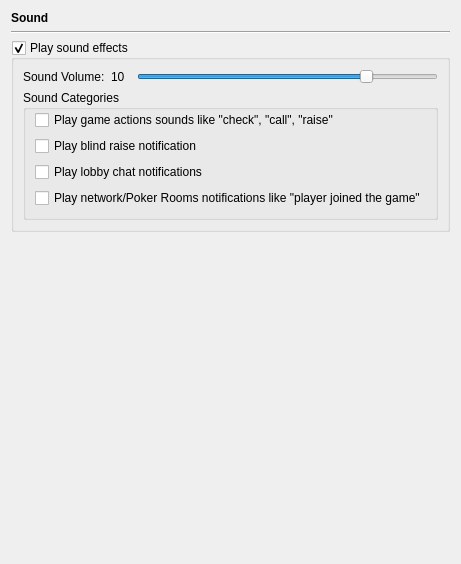
       <widget class="QWidget" name="page_6">
        <layout class="QGridLayout">
         <item row="0" column="0">
          <widget class="QLabel" name="label_26">
           <property name="styleSheet">
            <string notr="true">QLabel { font-weight: bold;  }</string>
           </property>
           <property name="text">
            <string>Sound</string>
           </property>
          </widget>
         </item>
         <item row="1" column="0">
          <widget class="Line" name="line_8">
           <property name="orientation">
            <enum>Qt::Horizontal</enum>
           </property>
          </widget>
         </item>
         <item row="2" column="0">
          <widget class="QGroupBox" name="groupBox_playSoundEffects">
           <property name="title">
            <string>Play sound effects</string>
           </property>
           <property name="checkable">
            <bool>true</bool>
           </property>
           <property name="checked">
            <bool>true</bool>
           </property>
           <layout class="QGridLayout">
            <item row="0" column="0">
             <layout class="QHBoxLayout">
              <property name="spacing">
               <number>6</number>
              </property>
              <property name="leftMargin">
               <number>0</number>
              </property>
              <property name="topMargin">
               <number>0</number>
              </property>
              <property name="rightMargin">
               <number>0</number>
              </property>
              <property name="bottomMargin">
               <number>0</number>
              </property>
              <item>
               <widget class="QLabel" name="label_25">
                <property name="text">
                 <string>Sound Volume:</string>
                </property>
               </widget>
              </item>
              <item>
               <widget class="QLabel" name="label_soundVolume">
                <property name="minimumSize">
                 <size>
                  <width>20</width>
                  <height>0</height>
                 </size>
                </property>
                <property name="text">
                 <string>10</string>
                </property>
               </widget>
              </item>
              <item>
               <widget class="QSlider" name="horizontalSlider_soundVolume">
                <property name="minimum">
                 <number>1</number>
                </property>
                <property name="maximum">
                 <number>10</number>
                </property>
                <property name="value">
                 <number>8</number>
                </property>
                <property name="orientation">
                 <enum>Qt::Horizontal</enum>
                </property>
               </widget>
              </item>
             </layout>
            </item>
            <item row="1" column="0">
             <widget class="QGroupBox" name="groupBox_10">
              <property name="title">
               <string>Sound Categories </string>
              </property>
              <layout class="QGridLayout">
               <property name="topMargin">
                <number>0</number>
               </property>
               <item row="0" column="0">
                <widget class="QCheckBox" name="checkBox_playGameActions">
                 <property name="text">
                  <string>Play game actions sounds like &quot;check&quot;, &quot;call&quot;, &quot;raise&quot;</string>
                 </property>
                </widget>
               </item>
               <item row="2" column="0">
                <widget class="QCheckBox" name="checkBox_playLobbyChatNotification">
                 <property name="text">
                  <string>Play lobby chat notifications</string>
                 </property>
                </widget>
               </item>
               <item row="3" column="0">
                <widget class="QCheckBox" name="checkBox_playNetworkGameNotification">
                 <property name="text">
                  <string>Play network/Poker Rooms notifications like &quot;player joined the game&quot;</string>
                 </property>
                 <property name="tristate">
                  <bool>false</bool>
                 </property>
                </widget>
               </item>
               <item row="1" column="0">
                <widget class="QCheckBox" name="checkBox_playBlindRaiseSound">
                 <property name="text">
                  <string>Play blind raise notification</string>
                 </property>
                </widget>
               </item>
              </layout>
             </widget>
            </item>
           </layout>
          </widget>
         </item>
         <item row="3" column="0">
          <spacer>
           <property name="orientation">
            <enum>Qt::Vertical</enum>
           </property>
           <property name="sizeHint" stdset="0">
            <size>
             <width>400</width>
             <height>321</height>
            </size>
           </property>
          </spacer>
         </item>
        </layout>
       </widget>
